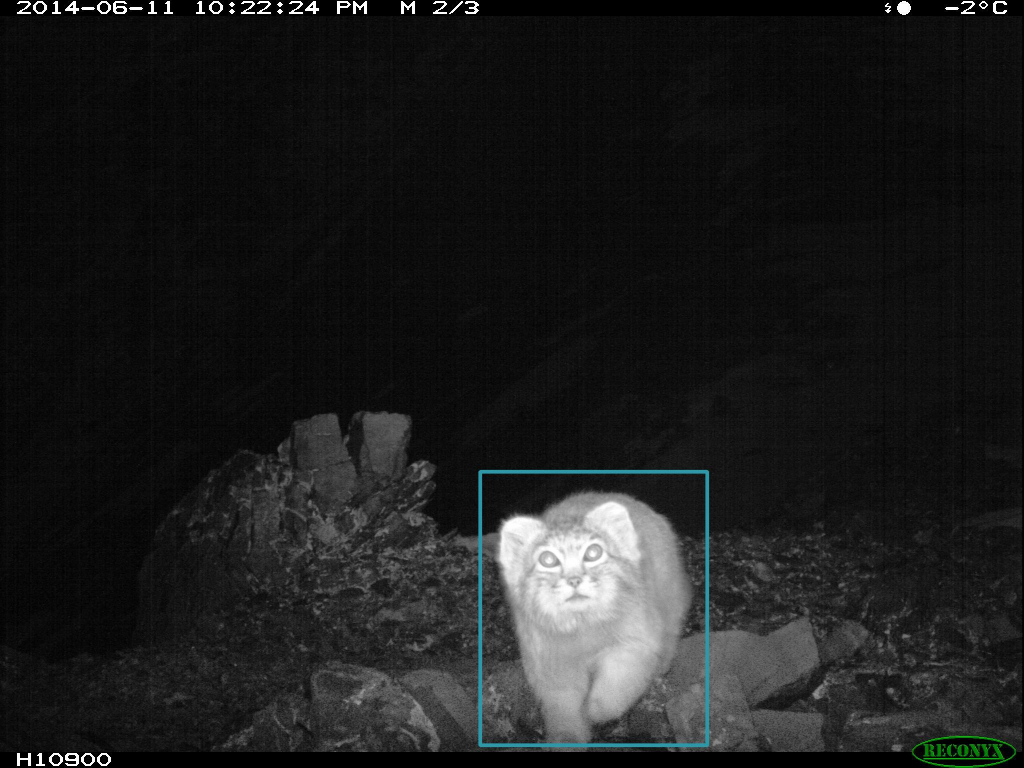
#> input picture runs/detect/exp/image0.jpg, 2048 x 1536 px (shown at 1/2 size)
$ python -i feature_extraction.py   (imports and definitions only)   (older library calls are emulated)
#> lines starting #> are read from the running program, lines starting #| are printed output that depends on the picture
from typing import List
import cv2
from scipy.stats import entropy, skew, kurtosis
import numpy as np

def blur_coefficient(img):
    return cv2.Laplacian(img, cv2.CV_64F).var()

def calculate_image_entropy(img):
    gray_img = cv2.cvtColor(img, cv2.COLOR_BGR2GRAY)
    _bins = 128

    hist, _ = np.histogram(gray_img.ravel(), bins=_bins, range=(0, _bins))
    prob_dist = hist / hist.sum()

    return entropy(prob_dist, base=2)

def kurtosis_(img):
    gray_img = cv2.cvtColor(img, cv2.COLOR_BGR2GRAY)
    return kurtosis(img.flatten())

def skew_(img):
    gray_img = cv2.cvtColor(img, cv2.COLOR_BGR2GRAY)
    return skew(img.flatten())

def get_features(img_path):
#> called with img_path = '../../runs/detect/exp/image0.jpg'
    img = cv2.imread(img_path)
#> img is the input picture: shape (1536, 2048, 3); mean B, G, R 29.3, 29.4, 28.7
    img = img[100:img.shape[0] - 100, :, :]
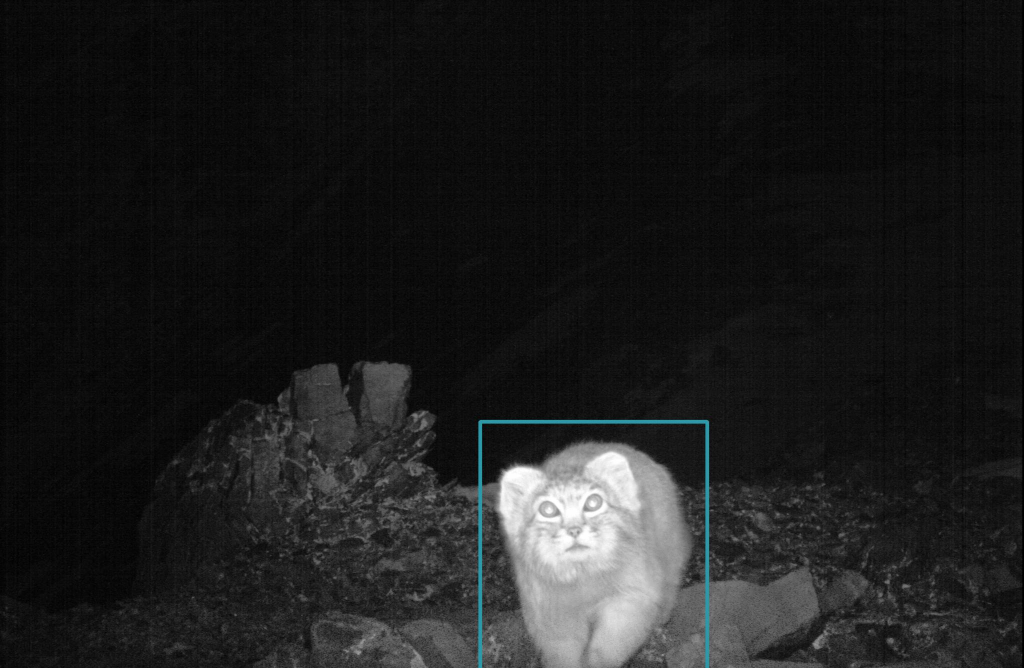
#> img: shape (1336, 2048, 3) (shown at 1/2 size); mean B, G, R 29.5, 29.5, 29
    img = cv2.resize(img, (256, 256))
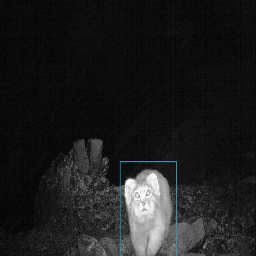
#> img: shape (256, 256, 3); mean B, G, R 29.1, 29, 28.6
    per_channel_mean = img.mean(axis=(0,1))
#> per_channel_mean = [29.11, 29.03, 28.63]
    per_channel_std = img.std(axis=(0,1))
#> per_channel_std = [41.22, 41.08, 40.53]
    laplacian_var = blur_coefficient(img)
#> laplacian_var = 705.7
    entropy = calculate_image_entropy(img)
#> in calculate_image_entropy, `hist, _ = np.histogram(gray_img.ravel(), bins=_bins, range=(0, _bins))`: hist = 128 values, max 5201 at index 11, min 1 at index 0, mean 488.1
#> in calculate_image_entropy, `prob_dist = hist / hist.sum()`: prob_dist = 128 values, max 0.0833 at index 11, min 1.6e-05 at index 0, mean 0.00781
#> entropy = 5.25
    kurtosis = kurtosis_(img)
#> kurtosis = 10.36
    skew = skew_(img)
#> skew = 3.17

    return [per_channel_mean[0], per_channel_mean[1], per_channel_mean[2], per_channel_std[0], per_channel_std[1], per_channel_std[2], kurtosis, skew, laplacian_var, entropy]


>>> result = get_features('../../runs/detect/exp/image0.jpg')
#> result = [29.11, 29.03, 28.63, 41.22, 41.08, 40.53, 10.36, 3.17, 705.7, 5.25]
